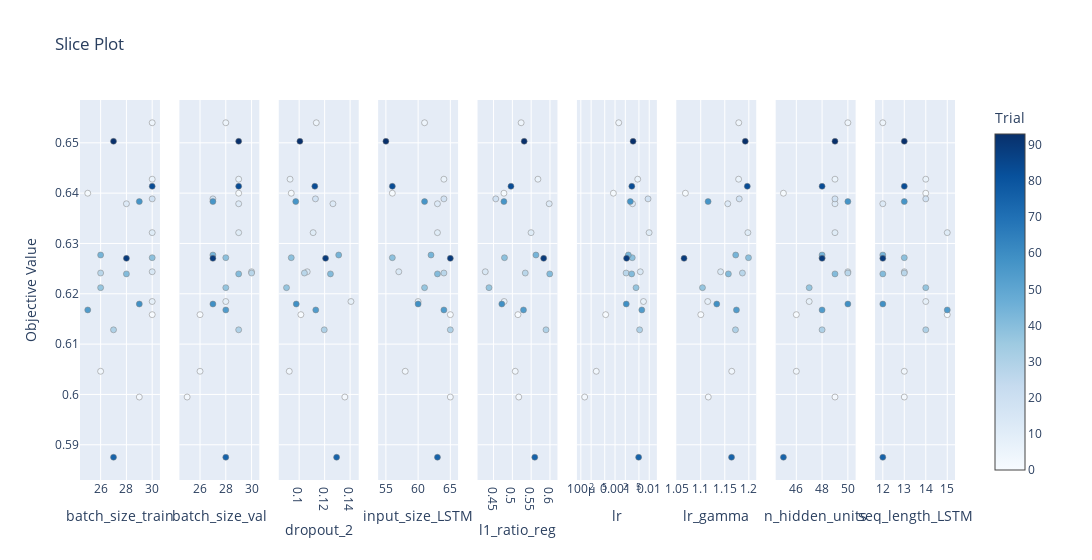

This figure's notebook cell:
### Code cell
#Plotting the accuracies for each hyperparameter for each trial.
    
optuna.visualization.plot_slice(study)

### Figure 1 — Plotly figure (JSON) as saved in the notebook; plotly's stock layout.template omitted (floating-point values rounded to 4 significant figures)
{"data": [{"marker": {"color": [0, 1, 2, 3, 4, 6, 8, 11, 12, 14, 18, 27, 30, 37, 39, 41, 44, 54, 57, 59, 75, 83, 89, 93], "colorbar": {"title": {"text": "Trial"}, "x": 1, "xpad": 40}, "colorscale": [[0, "rgb(247,251,255)"], [0.125, "rgb(222,235,247)"], [0.25, "rgb(198,219,239)"], [0.375, "rgb(158,202,225)"], [0.5, "rgb(107,174,214)"], [0.625, "rgb(66,146,198)"], [0.75, "rgb(33,113,181)"], [0.875, "rgb(8,81,156)"], [1, "rgb(8,48,107)"]], "line": {"color": "Grey", "width": 0.5}, "showscale": true}, "mode": "markers", "name": "Feasible Trial", "showlegend": false, "type": "scatter", "x": [30, 25, 29, 26, 30, 30, 30, 30, 28, 30, 30, 26, 27, 26, 30, 28, 26, 25, 29, 29, 27, 30, 28, 27], "xaxis": "x", "y": [0.6159, 0.64, 0.5995, 0.6046, 0.654, 0.6428, 0.6185, 0.6321, 0.6379, 0.6244, 0.6389, 0.6241, 0.6128, 0.6212, 0.6272, 0.624, 0.6277, 0.6168, 0.6383, 0.618, 0.5875, 0.6414, 0.627, 0.6503], "yaxis": "y"}, {"marker": {"color": [0, 1, 2, 3, 4, 6, 8, 11, 12, 14, 18, 27, 30, 37, 39, 41, 44, 54, 57, 59, 75, 83, 89, 93], "colorbar": {"title": {"text": "Trial"}, "x": 1, "xpad": 40}, "colorscale": [[0, "rgb(247,251,255)"], [0.125, "rgb(222,235,247)"], [0.25, "rgb(198,219,239)"], [0.375, "rgb(158,202,225)"], [0.5, "rgb(107,174,214)"], [0.625, "rgb(66,146,198)"], [0.75, "rgb(33,113,181)"], [0.875, "rgb(8,81,156)"], [1, "rgb(8,48,107)"]], "line": {"color": "Grey", "width": 0.5}, "showscale": false}, "mode": "markers", "name": "Feasible Trial", "showlegend": false, "type": "scatter", "x": [26, 29, 25, 26, 28, 29, 28, 29, 29, 30, 27, 30, 29, 28, 28, 29, 27, 28, 27, 27, 28, 29, 27, 29], "xaxis": "x2", "y": [0.6159, 0.64, 0.5995, 0.6046, 0.654, 0.6428, 0.6185, 0.6321, 0.6379, 0.6244, 0.6389, 0.6241, 0.6128, 0.6212, 0.6272, 0.624, 0.6277, 0.6168, 0.6383, 0.618, 0.5875, 0.6414, 0.627, 0.6503], "yaxis": "y2"}, {"marker": {"color": [0, 1, 2, 3, 4, 6, 8, 11, 12, 14, 18, 27, 30, 37, 39, 41, 44, 54, 57, 59, 75, 83, 89, 93], "colorbar": {"title": {"text": "Trial"}, "x": 1, "xpad": 40}, "colorscale": [[0, "rgb(247,251,255)"], [0.125, "rgb(222,235,247)"], [0.25, "rgb(198,219,239)"], [0.375, "rgb(158,202,225)"], [0.5, "rgb(107,174,214)"], [0.625, "rgb(66,146,198)"], [0.75, "rgb(33,113,181)"], [0.875, "rgb(8,81,156)"], [1, "rgb(8,48,107)"]], "line": {"color": "Grey", "width": 0.5}, "showscale": false}, "mode": "markers", "name": "Feasible Trial", "showlegend": false, "type": "scatter", "x": [0.1013, 0.09381, 0.1358, 0.09225, 0.1135, 0.09287, 0.1407, 0.111, 0.1265, 0.1063, 0.1128, 0.1041, 0.1197, 0.09008, 0.0938, 0.1246, 0.131, 0.113, 0.09732, 0.09773, 0.1294, 0.1123, 0.1207, 0.1006], "xaxis": "x3", "y": [0.6159, 0.64, 0.5995, 0.6046, 0.654, 0.6428, 0.6185, 0.6321, 0.6379, 0.6244, 0.6389, 0.6241, 0.6128, 0.6212, 0.6272, 0.624, 0.6277, 0.6168, 0.6383, 0.618, 0.5875, 0.6414, 0.627, 0.6503], "yaxis": "y3"}, {"marker": {"color": [0, 1, 2, 3, 4, 6, 8, 11, 12, 14, 18, 27, 30, 37, 39, 41, 44, 54, 57, 59, 75, 83, 89, 93], "colorbar": {"title": {"text": "Trial"}, "x": 1, "xpad": 40}, "colorscale": [[0, "rgb(247,251,255)"], [0.125, "rgb(222,235,247)"], [0.25, "rgb(198,219,239)"], [0.375, "rgb(158,202,225)"], [0.5, "rgb(107,174,214)"], [0.625, "rgb(66,146,198)"], [0.75, "rgb(33,113,181)"], [0.875, "rgb(8,81,156)"], [1, "rgb(8,48,107)"]], "line": {"color": "Grey", "width": 0.5}, "showscale": false}, "mode": "markers", "name": "Feasible Trial", "showlegend": false, "type": "scatter", "x": [65, 56, 65, 58, 61, 64, 60, 63, 63, 57, 64, 64, 65, 61, 56, 63, 62, 64, 61, 60, 63, 56, 65, 55], "xaxis": "x4", "y": [0.6159, 0.64, 0.5995, 0.6046, 0.654, 0.6428, 0.6185, 0.6321, 0.6379, 0.6244, 0.6389, 0.6241, 0.6128, 0.6212, 0.6272, 0.624, 0.6277, 0.6168, 0.6383, 0.618, 0.5875, 0.6414, 0.627, 0.6503], "yaxis": "y4"}, {"marker": {"color": [0, 1, 2, 3, 4, 6, 8, 11, 12, 14, 18, 27, 30, 37, 39, 41, 44, 54, 57, 59, 75, 83, 89, 93], "colorbar": {"title": {"text": "Trial"}, "x": 1, "xpad": 40}, "colorscale": [[0, "rgb(247,251,255)"], [0.125, "rgb(222,235,247)"], [0.25, "rgb(198,219,239)"], [0.375, "rgb(158,202,225)"], [0.5, "rgb(107,174,214)"], [0.625, "rgb(66,146,198)"], [0.75, "rgb(33,113,181)"], [0.875, "rgb(8,81,156)"], [1, "rgb(8,48,107)"]], "line": {"color": "Grey", "width": 0.5}, "showscale": false}, "mode": "markers", "name": "Feasible Trial", "showlegend": false, "type": "scatter", "x": [0.5149, 0.4776, 0.5171, 0.5076, 0.5233, 0.568, 0.4781, 0.5497, 0.598, 0.428, 0.4559, 0.5343, 0.5895, 0.4378, 0.479, 0.5994, 0.5627, 0.5296, 0.4775, 0.472, 0.5596, 0.4963, 0.5832, 0.5314], "xaxis": "x5", "y": [0.6159, 0.64, 0.5995, 0.6046, 0.654, 0.6428, 0.6185, 0.6321, 0.6379, 0.6244, 0.6389, 0.6241, 0.6128, 0.6212, 0.6272, 0.624, 0.6277, 0.6168, 0.6383, 0.618, 0.5875, 0.6414, 0.627, 0.6503], "yaxis": "y5"}, {"marker": {"color": [0, 1, 2, 3, 4, 6, 8, 11, 12, 14, 18, 27, 30, 37, 39, 41, 44, 54, 57, 59, 75, 83, 89, 93], "colorbar": {"title": {"text": "Trial"}, "x": 1, "xpad": 40}, "colorscale": [[0, "rgb(247,251,255)"], [0.125, "rgb(222,235,247)"], [0.25, "rgb(198,219,239)"], [0.375, "rgb(158,202,225)"], [0.5, "rgb(107,174,214)"], [0.625, "rgb(66,146,198)"], [0.75, "rgb(33,113,181)"], [0.875, "rgb(8,81,156)"], [1, "rgb(8,48,107)"]], "line": {"color": "Grey", "width": 0.5}, "showscale": false}, "mode": "markers", "name": "Feasible Trial", "showlegend": false, "type": "scatter", "x": [0.0005322, 0.000895, 0.0001293, 0.0002828, 0.001282, 0.004618, 0.006802, 0.009935, 0.003244, 0.005482, 0.009249, 0.002107, 0.005238, 0.004124, 0.003195, 0.003072, 0.002449, 0.00607, 0.002798, 0.002133, 0.004908, 0.003101, 0.002178, 0.003374], "xaxis": "x6", "y": [0.6159, 0.64, 0.5995, 0.6046, 0.654, 0.6428, 0.6185, 0.6321, 0.6379, 0.6244, 0.6389, 0.6241, 0.6128, 0.6212, 0.6272, 0.624, 0.6277, 0.6168, 0.6383, 0.618, 0.5875, 0.6414, 0.627, 0.6503], "yaxis": "y6"}, {"marker": {"color": [0, 1, 2, 3, 4, 6, 8, 11, 12, 14, 18, 27, 30, 37, 39, 41, 44, 54, 57, 59, 75, 83, 89, 93], "colorbar": {"title": {"text": "Trial"}, "x": 1, "xpad": 40}, "colorscale": [[0, "rgb(247,251,255)"], [0.125, "rgb(222,235,247)"], [0.25, "rgb(198,219,239)"], [0.375, "rgb(158,202,225)"], [0.5, "rgb(107,174,214)"], [0.625, "rgb(66,146,198)"], [0.75, "rgb(33,113,181)"], [0.875, "rgb(8,81,156)"], [1, "rgb(8,48,107)"]], "line": {"color": "Grey", "width": 0.5}, "showscale": false}, "mode": "markers", "name": "Feasible Trial", "showlegend": false, "type": "scatter", "x": [1.1, 1.068, 1.116, 1.165, 1.179, 1.179, 1.115, 1.198, 1.156, 1.141, 1.18, 1.187, 1.172, 1.104, 1.199, 1.158, 1.173, 1.174, 1.115, 1.133, 1.164, 1.197, 1.065, 1.193], "xaxis": "x7", "y": [0.6159, 0.64, 0.5995, 0.6046, 0.654, 0.6428, 0.6185, 0.6321, 0.6379, 0.6244, 0.6389, 0.6241, 0.6128, 0.6212, 0.6272, 0.624, 0.6277, 0.6168, 0.6383, 0.618, 0.5875, 0.6414, 0.627, 0.6503], "yaxis": "y7"}, {"marker": {"color": [0, 1, 2, 3, 4, 6, 8, 11, 12, 14, 18, 27, 30, 37, 39, 41, 44, 54, 57, 59, 75, 83, 89, 93], "colorbar": {"title": {"text": "Trial"}, "x": 1, "xpad": 40}, "colorscale": [[0, "rgb(247,251,255)"], [0.125, "rgb(222,235,247)"], [0.25, "rgb(198,219,239)"], [0.375, "rgb(158,202,225)"], [0.5, "rgb(107,174,214)"], [0.625, "rgb(66,146,198)"], [0.75, "rgb(33,113,181)"], [0.875, "rgb(8,81,156)"], [1, "rgb(8,48,107)"]], "line": {"color": "Grey", "width": 0.5}, "showscale": false}, "mode": "markers", "name": "Feasible Trial", "showlegend": false, "type": "scatter", "x": [46, 45, 49, 46, 50, 49, 47, 49, 49, 50, 49, 50, 48, 47, 48, 49, 48, 48, 50, 50, 45, 48, 48, 49], "xaxis": "x8", "y": [0.6159, 0.64, 0.5995, 0.6046, 0.654, 0.6428, 0.6185, 0.6321, 0.6379, 0.6244, 0.6389, 0.6241, 0.6128, 0.6212, 0.6272, 0.624, 0.6277, 0.6168, 0.6383, 0.618, 0.5875, 0.6414, 0.627, 0.6503], "yaxis": "y8"}, {"marker": {"color": [0, 1, 2, 3, 4, 6, 8, 11, 12, 14, 18, 27, 30, 37, 39, 41, 44, 54, 57, 59, 75, 83, 89, 93], "colorbar": {"title": {"text": "Trial"}, "x": 1, "xpad": 40}, "colorscale": [[0, "rgb(247,251,255)"], [0.125, "rgb(222,235,247)"], [0.25, "rgb(198,219,239)"], [0.375, "rgb(158,202,225)"], [0.5, "rgb(107,174,214)"], [0.625, "rgb(66,146,198)"], [0.75, "rgb(33,113,181)"], [0.875, "rgb(8,81,156)"], [1, "rgb(8,48,107)"]], "line": {"color": "Grey", "width": 0.5}, "showscale": false}, "mode": "markers", "name": "Feasible Trial", "showlegend": false, "type": "scatter", "x": [15, 14, 13, 13, 12, 14, 14, 15, 12, 13, 14, 13, 14, 14, 13, 12, 12, 15, 13, 12, 12, 13, 12, 13], "xaxis": "x9", "y": [0.6159, 0.64, 0.5995, 0.6046, 0.654, 0.6428, 0.6185, 0.6321, 0.6379, 0.6244, 0.6389, 0.6241, 0.6128, 0.6212, 0.6272, 0.624, 0.6277, 0.6168, 0.6383, 0.618, 0.5875, 0.6414, 0.627, 0.6503], "yaxis": "y9"}], "layout": {"title": {"text": "Slice Plot"}, "width": 2700, "xaxis": {"anchor": "y", "domain": [0, 0.09136], "title": {"text": "batch_size_train"}}, "xaxis2": {"anchor": "y2", "domain": [0.1136, 0.2049], "title": {"text": "batch_size_val"}}, "xaxis3": {"anchor": "y3", "domain": [0.2272, 0.3185], "title": {"text": "dropout_2"}}, "xaxis4": {"anchor": "y4", "domain": [0.3407, 0.4321], "title": {"text": "input_size_LSTM"}}, "xaxis5": {"anchor": "y5", "domain": [0.4543, 0.5457], "title": {"text": "l1_ratio_reg"}}, "xaxis6": {"anchor": "y6", "domain": [0.5679, 0.6593], "title": {"text": "lr"}, "type": "log"}, "xaxis7": {"anchor": "y7", "domain": [0.6815, 0.7728], "title": {"text": "lr_gamma"}}, "xaxis8": {"anchor": "y8", "domain": [0.7951, 0.8864], "title": {"text": "n_hidden_units"}}, "xaxis9": {"anchor": "y9", "domain": [0.9086, 1], "title": {"text": "seq_length_LSTM"}}, "yaxis": {"anchor": "x", "domain": [0, 1], "title": {"text": "Objective Value"}}, "yaxis2": {"anchor": "x2", "domain": [0, 1], "matches": "y", "showticklabels": false}, "yaxis3": {"anchor": "x3", "domain": [0, 1], "matches": "y", "showticklabels": false}, "yaxis4": {"anchor": "x4", "domain": [0, 1], "matches": "y", "showticklabels": false}, "yaxis5": {"anchor": "x5", "domain": [0, 1], "matches": "y", "showticklabels": false}, "yaxis6": {"anchor": "x6", "domain": [0, 1], "matches": "y", "showticklabels": false}, "yaxis7": {"anchor": "x7", "domain": [0, 1], "matches": "y", "showticklabels": false}, "yaxis8": {"anchor": "x8", "domain": [0, 1], "matches": "y", "showticklabels": false}, "yaxis9": {"anchor": "x9", "domain": [0, 1], "matches": "y", "showticklabels": false}}}
